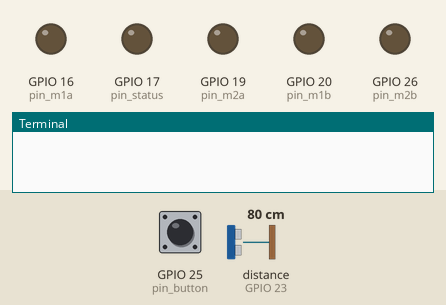
A program run on a simulated Raspberry Pi (BCM pin numbers). On the bench: output pins drawn as LEDs (lit = HIGH), the last lines printed to the terminal. Inputs (shaded band) come from the test bench; at power-on: GPIO 25 (pin_button) HIGH, distance to the obstacle (sensor on GPIO 23) 80 cm. The echo pulse lasts 58.3 µs per cm; random numbers come from a fixed seed; the clock reads 2024-03-15 10:24:30 at power-on unless the program sets it; pins used as bus, display or sensor lines are not drawn. At 26.3 s the program stops and its outputs stay as they are.

Above: at 4.1 s.
5.1 s: GPIO 25 (pin_button) pulled LOW for 1.3 s
At 7.3 s:
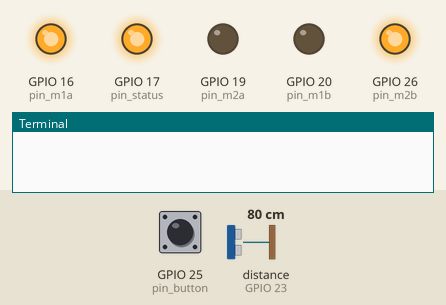
7.9 s: distance to the obstacle (sensor on GPIO 23) set to 44 cm
9.4 s: distance to the obstacle (sensor on GPIO 23) set to 37 cm
At 11.1 s:
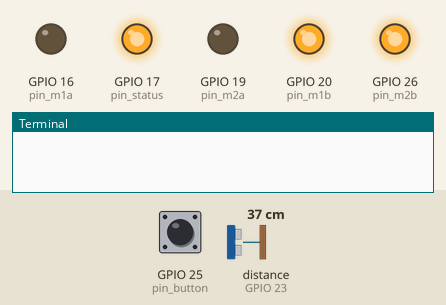
13.6 s: distance to the obstacle (sensor on GPIO 23) set to 60 cm
15.1 s: GPIO 25 (pin_button) pulled LOW for 3.2 s
At 16.9 s:
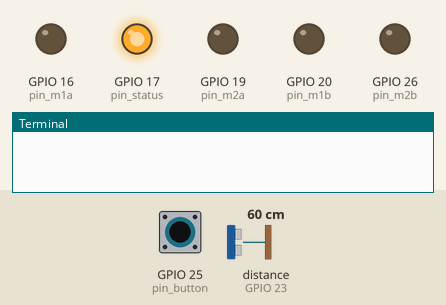
21.8 s: GPIO 25 (pin_button) driven LOW
At 27.5 s:
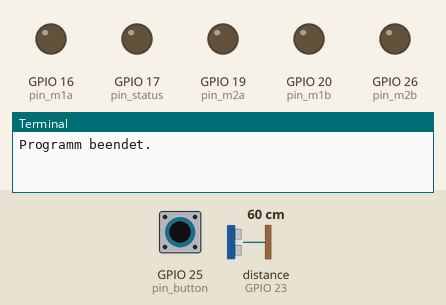
Timing chart, 0 to 27.8 s (numbered marks = the images above; inputs shaded):
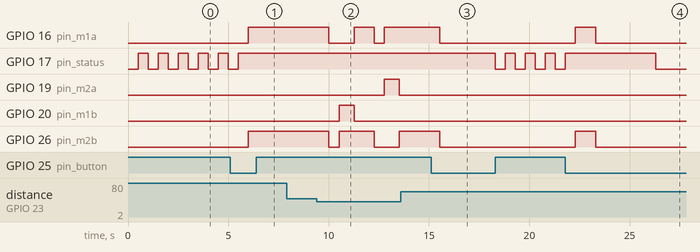

The program:

robocar-rpigpio.py
```python
#!/usr/bin/python

import RPi.GPIO as GPIO
import time
import random

pin_m1a = 16
pin_m1b = 20
pin_m2a = 19
pin_m2b = 26
pin_trigger = 24
pin_echo = 23
pin_status = 17
pin_button = 25
status = False


def setup():
      GPIO.setmode(GPIO.BCM)
      GPIO.setup(pin_button, GPIO.IN, pull_up_down=GPIO.PUD_UP)
      GPIO.setup(pin_status, GPIO.OUT)
      GPIO.setup(pin_m1a, GPIO.OUT)
      GPIO.setup(pin_m1b, GPIO.OUT)
      GPIO.setup(pin_m2a, GPIO.OUT)
      GPIO.setup(pin_m2b, GPIO.OUT)
      GPIO.setup(pin_trigger, GPIO.OUT)
      GPIO.setup(pin_echo, GPIO.IN)


def check_status():
   global status
   if status:
      if not GPIO.input(pin_button):
         status = False
         robo_stop()
         t1 = time.time()
         while(time.time() < (t1 + 3)):
            if GPIO.input(pin_button):
               return(True)
         return(False)
   else:
      while not status:
         GPIO.output(pin_status, GPIO.LOW)
         time.sleep(0.5)
         GPIO.output(pin_status, GPIO.HIGH)
         time.sleep(0.5)
         if not GPIO.input(pin_button):
            status = True
            robo_forward()
   time.sleep(0.5)
   return(True)


def measure():
      GPIO.output(pin_trigger, GPIO.LOW)
      time.sleep(0.5)
      GPIO.output(pin_trigger, GPIO.HIGH)
      time.sleep(0.00001)
      GPIO.output(pin_trigger, GPIO.LOW)
      while GPIO.input(pin_echo) == 0:
            pulse_start_time = time.time()
      while GPIO.input(pin_echo) == 1:
            pulse_end_time = time.time()
      pulse_duration = pulse_end_time - pulse_start_time
      return round(pulse_duration * 17150, 2)


def motor_right(state_pina, state_pinb):
      GPIO.output(pin_m1a, state_pina)
      GPIO.output(pin_m1b, state_pinb)

def motor_left(state_pina, state_pinb):
      GPIO.output(pin_m2a, state_pina)
      GPIO.output(pin_m2b, state_pinb)


def robo_stop():
      motor_left(GPIO.LOW, GPIO.LOW)
      motor_right(GPIO.LOW, GPIO.LOW)


def robo_forward():
      motor_left(GPIO.LOW, GPIO.HIGH)
      motor_right(GPIO.HIGH, GPIO.LOW)


def robo_turn_right():
      motor_left(GPIO.HIGH, GPIO.LOW)
      motor_right(GPIO.HIGH, GPIO.LOW)
      time.sleep(random.choice([1, 2]) * 250 / 1000)


def robo_turn_left():
      motor_left(GPIO.LOW, GPIO.HIGH)
      motor_right(GPIO.LOW, GPIO.HIGH)
      time.sleep(random.choice([1, 2]) * 250 / 1000)


if __name__ == '__main__':
    try:
        setup()
        robo_stop()
        while check_status():
            if status:
                distance = measure()
                #print(distance)
                if distance < 40 or distance > 1000:
                    robo_stop()
                    time.sleep(0.5)
                    direction = random.choice([0, 1])
                    if direction:
                        robo_turn_right()
                    else:
                        robo_turn_left()
                    time.sleep(0.5)
                robo_forward()
    except KeyboardInterrupt:
        print("Programm abgebrochen.")
    finally:
        print("Programm beendet.")
        GPIO.cleanup()
```

Measured:
- the behaviour switches between 41 and 40 cm on distance to the obstacle (sensor on GPIO 23) (found by bisection; images 1 and 2)
- after the input at 5.1 s, GPIO 16 (pin_m1a), GPIO 26 (pin_m2b): LOW → HIGH after 0.90 s
- after the input at 7.9 s, every drawn part: stays the same
- after the input at 9.4 s, GPIO 16 (pin_m1a): HIGH → LOW after 0.62 s, → HIGH 1.3 s later, → LOW 1.0 s later, → HIGH 0.50 s later; GPIO 19 (pin_m2a): LOW → HIGH after 3.4 s, → LOW 0.75 s later
- after the input at 13.6 s, every drawn part: stays the same
- after the input at 15.1 s, GPIO 16 (pin_m1a), GPIO 26 (pin_m2b): HIGH → LOW after 0.43 s; GPIO 17 (pin_status): alternates HIGH for 0.50 s and LOW for 0.50 s, starting after 3.2 s
- after the input at 21.8 s, GPIO 16 (pin_m1a), GPIO 26 (pin_m2b): LOW → HIGH after 0.50 s, → LOW 1.0 s later
